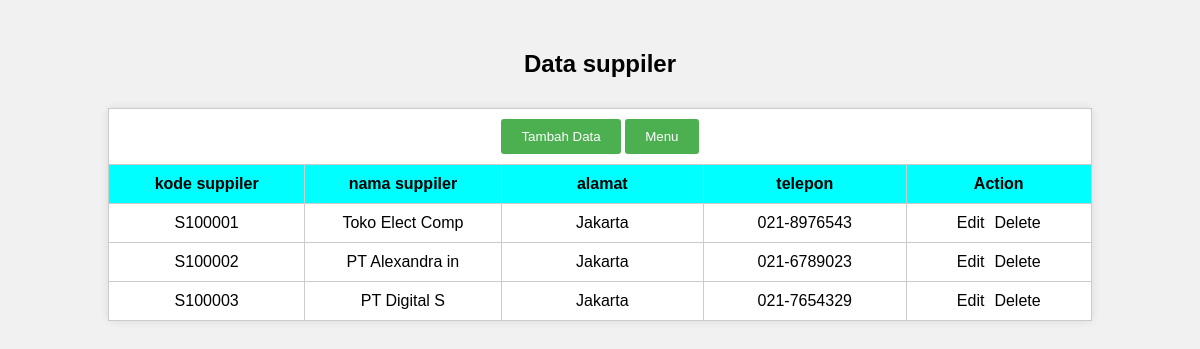
The app's page /suppiler.php with its own data.
### tables this page shows
CREATE TABLE `tbl_pelanggan` (
  `Kode_Supplier` varchar(30) NOT NULL,
  `Nama_Supplier` varchar(30) NOT NULL,
  `Alamat` varchar(30) NOT NULL,
  `Telepon` varchar(30) NOT NULL
);

### suppiler.php (the view, shortened to what this page needs)
<?php
include "koneksi.php";
$sql = "SELECT * FROM tbl_pelanggan";
$result = $conn->query($sql);
?>
<!DOCTYPE html>
<html>
<head>
    <link rel="stylesheet" type="text/css" href="suppiler.css">
</head>
<body>
    <h2 align="center">Data suppiler</h2>
    <table border="1" width="82%" cellpadding="5" align="center">
        <tr>
            <td colspan="6">
                <input type="button" value="Tambah Data" onclick="location='tambah_supplier.php'"/>
                <input type="button" value="Menu" onclick="location='menu.php'"/>
            </td>
        </tr>
        <tr bgcolor="#00FFFF">
            <th width="106" scope="col">kode suppiler</th>
            <th width="106" scope="col">nama suppiler</th>
            <th width="110" scope="col">alamat</th>
            <th width="110" scope="col">telepon</th>
            <th width="99" scope="col">Action</th>
        </tr>
        <?php while ($row = $result->fetch_assoc()) { ?>
            <tr>
                <td align="center"><?php echo $row["Kode_Supplier"]; ?></td>
                <td align="center"><?php echo $row["Nama_Supplier"]; ?></td>
                <td align="center"><?php echo $row["Alamat"]; ?></td>
                <td align="center"><?php echo $row["Telepon"]; ?></td>
                <td align="center">
                    <div class="action-links">
                        <a href="updatesupplier.php?Kode_Supplier=<?php echo $row["Kode_Supplier"]; ?>">Edit</a>
                        <a href="hapussupplier.php?Kode_Supplier=<?php echo $row["Kode_Supplier"]; ?>" onclick="return confirm('Are you sure you want to delete this item?');">Delete</a>
                    </div>
                </td>
            </tr>
        <?php } ?>
    </table>
</body>
</html>

### suppiler.css (style rules this page uses)
body { font-family: Arial, sans-serif; background-color: #f1f1f1; margin: 0; padding: 0; }
h2 { text-align: center; margin-top: 50px; }
table { border-collapse: collapse; margin: 0 auto; margin-top: 30px; background-color: #ffffff; border: 1px solid #ccc; border-radius: 5px; box-shadow: 0 0 10px rgba(0, 0, 0, 0.1); }
th { background-color: #00FFFF; color: #000000; padding: 10px; text-align: center; }
td { padding: 10px; text-align: center; }
input[type="button"] { padding: 10px 20px; background-color: #4CAF50; color: #ffffff; border: none; border-radius: 3px; cursor: pointer; }
a { text-decoration: none; color: #000000; }
.action-links { display: flex; justify-content: center; gap: 10px; }

### records on screen
tbl_pelanggan: Kode_Supplier "S100001", Nama_Supplier "Toko Elect Comp", Alamat "Jakarta", Telepon "021-8976543"
tbl_pelanggan: Kode_Supplier "S100002", Nama_Supplier "PT Alexandra in", Alamat "Jakarta", Telepon "021-6789023"
tbl_pelanggan: Kode_Supplier "S100003", Nama_Supplier "PT Digital S", Alamat "Jakarta", Telepon "021-7654329"
